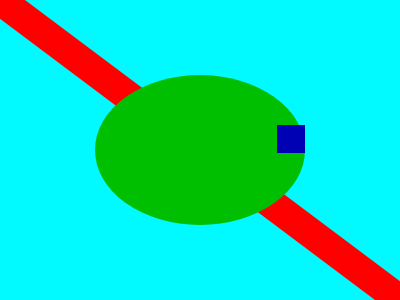
Frame 1 (no input)
Frame 60 (no input): identical to frame 1, image omitted
Frame 120 (the mouse pressed at the canvas centre since frame 60): identical to frame 1, image omitted

The p5.js sketch that drew this single still picture (run headless with seeded random() and noise() and a simulated clock; from frame 60 on, the mouse is pressed at the canvas centre):

// p5.js sketch
// ── sketch.js

function setup() {
  createCanvas(400, 300); 
}

function draw() {
  background(0, 250, 255); 

  // red diagonal line
  stroke(255, 0, 0);
  strokeWeight(30);
  line(0, 0, width, height);

  // green ellipse
  noStroke();
  fill(0, 190, 0);
  ellipse(200, 150, 210, 150);

  //blue square
  fill(0, 0, 180);
  rect(277, 125, 28, 28);
}
